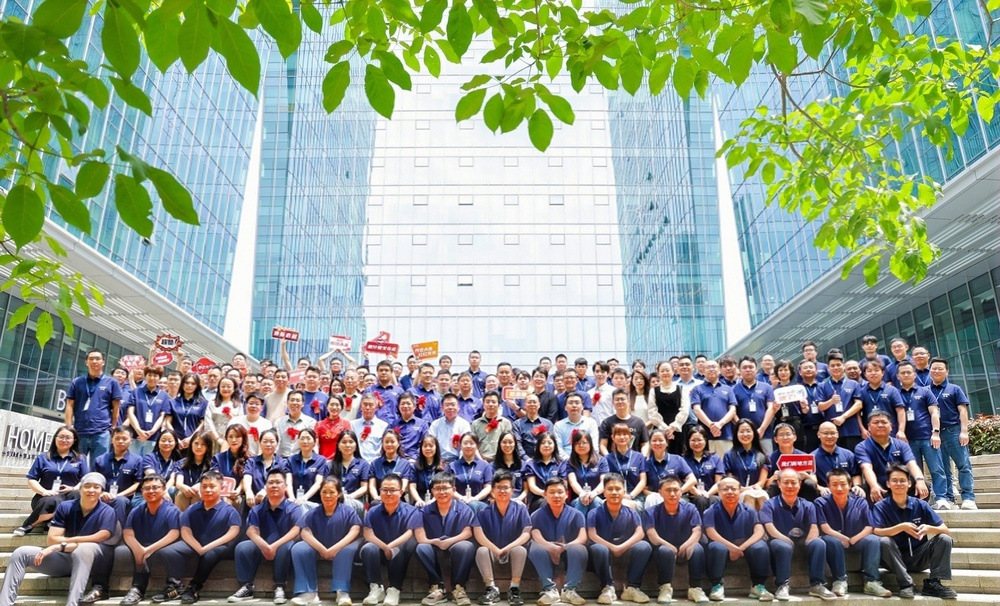
#> input picture hyasic.jpeg, 1000 x 606 px, shrunk from 1600 x 970 before the run
$ python enhance_photo.py
#> lines starting #> are read from the running program, lines starting #| are printed output that depends on the picture
from PIL import Image, ImageFilter, ImageEnhance

def enhance_image(input_path, output_path):
#> called with input_path = 'hyasic.jpeg', output_path = 'hyasic_enhanced.jpeg'
    img = Image.open(input_path)
#> img is the input picture: PIL image 1000x606 RGB; mean R, G, B 142.7, 155.6, 137.9

    # 1. Sharpening using Unsharp Mask
    # radius=2, percent=150, threshold=3 is a common starting point
    enhanced = img.filter(ImageFilter.UnsharpMask(radius=2, percent=150, threshold=3))
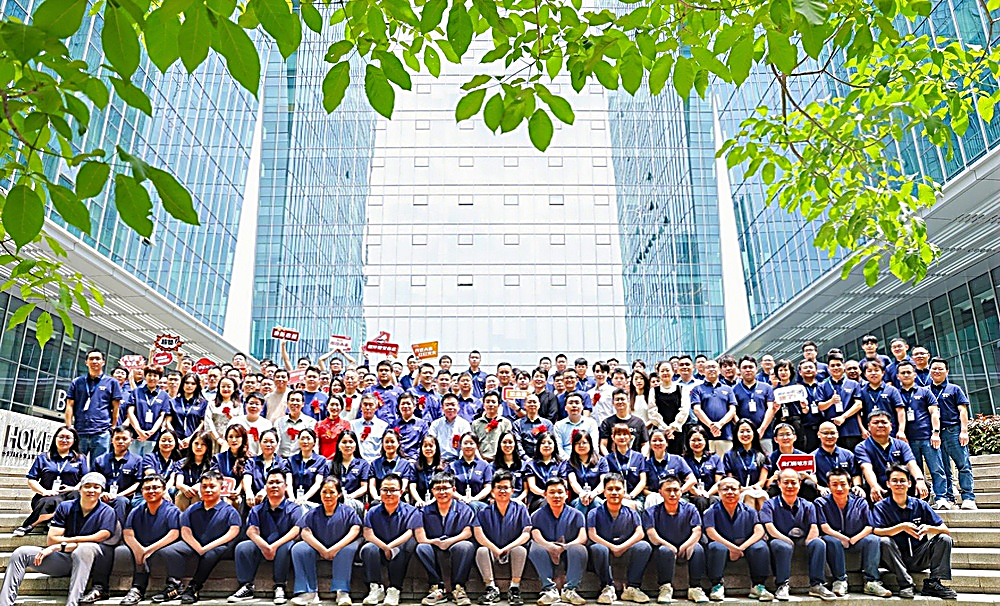
#> enhanced: PIL image 1000x606 RGB; mean R, G, B 141, 154.1, 136.9

    # 2. Increase Contrast slightly
    enhancer = ImageEnhance.Contrast(enhanced)
    enhanced = enhancer.enhance(1.2)
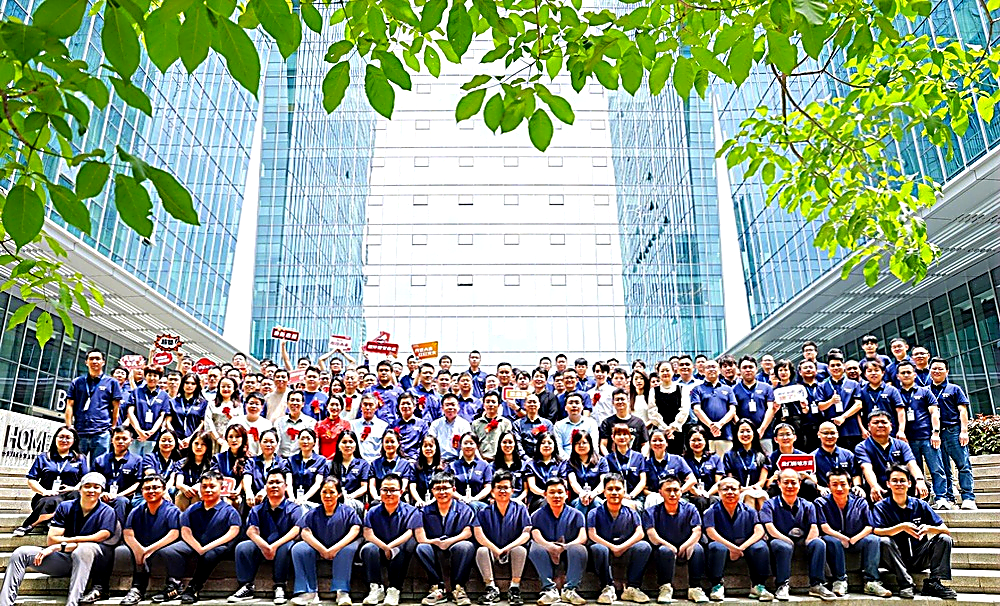
#> enhanced: PIL image 1000x606 RGB; mean R, G, B 138.2, 153.5, 135.5

    # 3. Increase Sharpness filter
    enhanced = enhanced.filter(ImageFilter.SHARPEN)
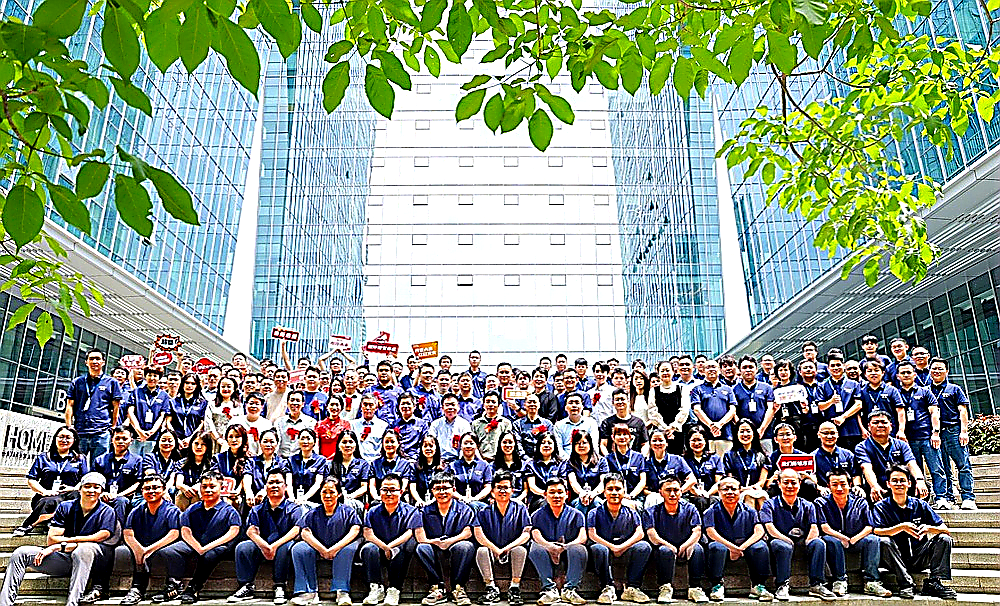
#> enhanced: PIL image 1000x606 RGB; mean R, G, B 136.6, 151.2, 134

    enhanced.save(output_path, quality=95)
    print(f"Enhanced image saved to {output_path}")

if __name__ == '__main__':
    enhance_image('hyasic.jpeg', 'hyasic_enhanced.jpeg')
